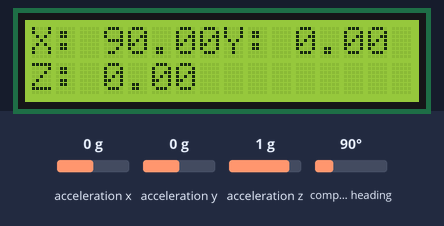
A sketch run on a simulated Arduino Uno, built with avr-gcc and run on an emulated ATmega328P. On the bench: 16×2 character LCD. The test bench sets the inputs (shaded band); at power-on: acceleration x 0 g, acceleration y 0 g, acceleration z 1 g, compass heading 90°. What the sketch prints to the serial monitor is not drawn.

Above: at 1.7 s.
1.8 s: acceleration x set to -1.4 g
At 2.9 s:
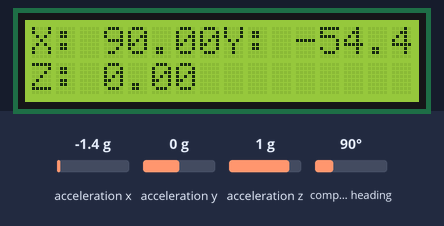
4.1 s: acceleration y set to -1.4 g
At 5.7 s:
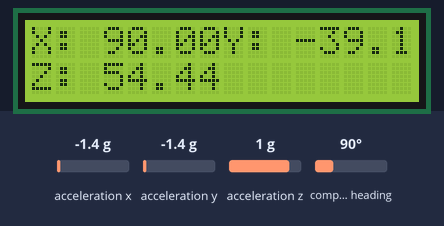
6.1 s: acceleration z set to -1.4 g
At 7.3 s:
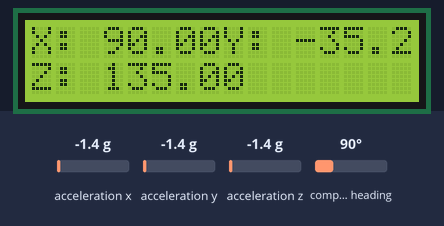
8.1 s: compass heading set to 7°
At 9.9 s:
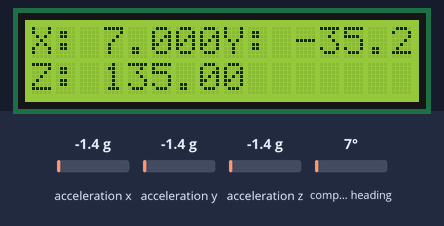
10.2 s: acceleration x set to -0.8 g
At 11.6 s:
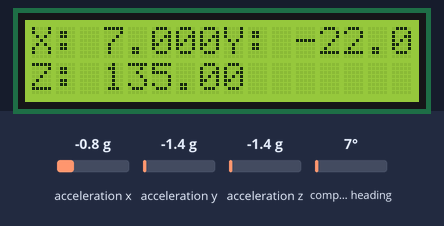
Timing chart, 0 to 13.2 s (numbered marks = the images above; inputs shaded):
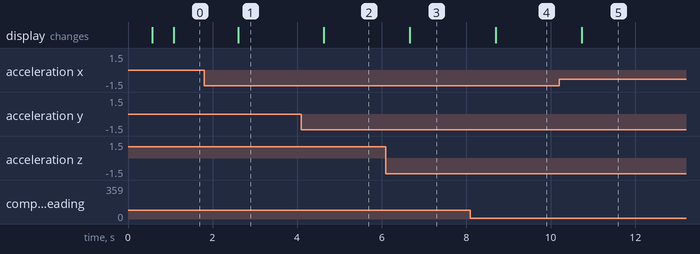

Measured:
- after the input at 1.8 s, the display: changes after 0.80 s (image 1)
- after the input at 4.1 s, the display: changes after 0.54 s (image 2)
- after the input at 6.1 s, the display: changes after 0.57 s (image 3)
- after the input at 8.1 s, the display: changes after 0.60 s (image 4)
- after the input at 10.2 s, the display: changes after 0.54 s (image 5)

The sketch:

IMU_Screen.ino
```cpp
/*
 * Author: Trevor Gahl (CpE)
 * Developed for use by MSGC Borealis program
 * Date of Last Edit: 07/01/2016
 * Purpose: To read a BNO055 IMU and print angles to an LCD screen
 */


#include <LiquidCrystal.h>
#include <Wire.h>
#include <SPI.h>
#include <Adafruit_Sensor.h>
#include <Adafruit_BNO055.h>

#define BNO055_SAMPLERATE_DELAY_MS (100)

Adafruit_BNO055 bno = Adafruit_BNO055(55);
LiquidCrystal lcd(9,8,6,5,4,3);
bool calibrated = false;

void setup(){
	Serial.begin(9600);
	if(!bno.begin())                                          //Launches the IMU. It returns a true value if it successfully launches.
  	{
    /* There was a problem detecting the BNO055 ... check your connections */
    Serial.print("Ooops, no BNO055 detected ... Check your wiring or I2C ADDR!");
    while(1);
  	}

	delay(500);                                               //Wait for 0.5s
  	bno.setExtCrystalUse(true);                                //Use the external clock in the IMU (true for better accuracy)
  	bno.setMode(bno.OPERATION_MODE_NDOF);

	lcd.begin(16, 2);
}

void loop(){
	lcd.setCursor(0,1);


	sensors_event_t event;                                                   //Creates a sensors event called event
  	float x,y,z;                                                             //Creates floats for the x, y, and z axis

  	imu::Vector<3> euler = bno.getVector(Adafruit_BNO055::VECTOR_EULER);

	uint8_t system, gyro, accel, mag;                                        //Create local variables gyro, accel, mag
  	system = gyro = accel = mag = 0;
  	if(calibrated == false){
  		bno.getCalibration(&system, &gyro, &accel, &mag);                    //Read the calibration values from the IMU
  		bno.getEvent(&event);                                                //Get a new event and store it to... event
  		lcd.setCursor(0,0);
      lcd.print("Calibrating...");                                           //Will continually read calibration values until "calibrated" is set to true
      lcd.setCursor(0,1);
      lcd.print(system,DEC);
      lcd.print(gyro,DEC);
      lcd.print(accel,DEC);
      lcd.print(mag,DEC);
  		Serial.print(system, DEC);
  		Serial.print(",");
  		Serial.print(gyro, DEC);
  		Serial.print(",");
		Serial.print(accel,DEC);
		Serial.print(",");
		Serial.println(mag, DEC);
     		if(bno.isFullyCalibrated() == true){                                 //Will return true if all calibration values are 3
      			lcd.clear();
      			calibrated = true;                                                  //Sets "calibrated" to true, preventing the calibration loop from executing again
     		}
  	}
  	else{
    delay(500);
    x = euler.x();                                                      //Creates Euler Vectors for the x, y, and z axis
    y = euler.y();
    z = euler.z();

    lcd.setCursor(0,0);                                                 //prints angle values to an LCD screen
    lcd.print("X: ");
    lcd.setCursor(3,0);
    lcd.print(x);
    lcd.setCursor(8,0);
    lcd.print("Y: ");
    lcd.setCursor(11,0);
    lcd.print(y);
    lcd.setCursor(0,1);
    lcd.print("Z: ");
    lcd.setCursor(3,1);
    lcd.print(z);


    Serial.println();                                                   //Prints the angles out over the serial port for x, y, and z axis
  	Serial.println("X Axis ");
  	Serial.print(x);
  	Serial.println("Y Axis ");
  	Serial.print(y);
  	Serial.println("Z Axis ");
  	Serial.print(z);
	}
}
```
